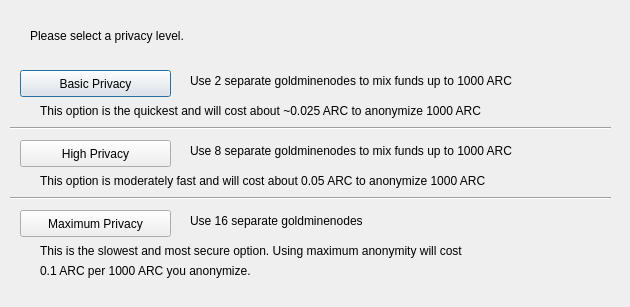
<?xml version="1.0" encoding="UTF-8"?>
<ui version="4.0">
 <class>DarksendConfig</class>
 <widget class="QDialog" name="DarksendConfig">
  <property name="geometry">
   <rect>
    <x>0</x>
    <y>0</y>
    <width>630</width>
    <height>307</height>
   </rect>
  </property>
  <property name="windowTitle">
   <string>Configure PrivateSend</string>
  </property>
  <widget class="QPushButton" name="buttonBasic">
   <property name="geometry">
    <rect>
     <x>20</x>
     <y>70</y>
     <width>151</width>
     <height>27</height>
    </rect>
   </property>
   <property name="text">
    <string>Basic Privacy</string>
   </property>
  </widget>
  <widget class="QPushButton" name="buttonHigh">
   <property name="geometry">
    <rect>
     <x>20</x>
     <y>140</y>
     <width>151</width>
     <height>27</height>
    </rect>
   </property>
   <property name="text">
    <string>High Privacy</string>
   </property>
  </widget>
  <widget class="QPushButton" name="buttonMax">
   <property name="geometry">
    <rect>
     <x>20</x>
     <y>210</y>
     <width>151</width>
     <height>27</height>
    </rect>
   </property>
   <property name="text">
    <string>Maximum Privacy</string>
   </property>
  </widget>
  <widget class="QLabel" name="label">
   <property name="geometry">
    <rect>
     <x>30</x>
     <y>20</y>
     <width>571</width>
     <height>31</height>
    </rect>
   </property>
   <property name="text">
    <string>Please select a privacy level.</string>
   </property>
  </widget>
  <widget class="QLabel" name="label_2">
   <property name="geometry">
    <rect>
     <x>190</x>
     <y>70</y>
     <width>421</width>
     <height>21</height>
    </rect>
   </property>
   <property name="text">
    <string>Use 2 separate goldminenodes to mix funds up to 1000 ARC</string>
   </property>
  </widget>
  <widget class="QLabel" name="label_3">
   <property name="geometry">
    <rect>
     <x>190</x>
     <y>140</y>
     <width>411</width>
     <height>21</height>
    </rect>
   </property>
   <property name="text">
    <string>Use 8 separate goldminenodes to mix funds up to 1000 ARC</string>
   </property>
  </widget>
  <widget class="QLabel" name="label_4">
   <property name="geometry">
    <rect>
     <x>190</x>
     <y>210</y>
     <width>421</width>
     <height>21</height>
    </rect>
   </property>
   <property name="text">
    <string>Use 16 separate goldminenodes</string>
   </property>
  </widget>
  <widget class="QLabel" name="label_6">
   <property name="geometry">
    <rect>
     <x>40</x>
     <y>100</y>
     <width>561</width>
     <height>21</height>
    </rect>
   </property>
   <property name="text">
    <string>This option is the quickest and will cost about ~0.025 ARC to anonymize 1000 ARC</string>
   </property>
  </widget>
  <widget class="QLabel" name="label_7">
   <property name="geometry">
    <rect>
     <x>40</x>
     <y>170</y>
     <width>561</width>
     <height>21</height>
    </rect>
   </property>
   <property name="text">
    <string>This option is moderately fast and will cost about 0.05 ARC to anonymize 1000 ARC</string>
   </property>
  </widget>
  <widget class="QLabel" name="label_8">
   <property name="geometry">
    <rect>
     <x>40</x>
     <y>240</y>
     <width>561</width>
     <height>21</height>
    </rect>
   </property>
   <property name="text">
    <string>This is the slowest and most secure option. Using maximum anonymity will cost</string>
   </property>
  </widget>
  <widget class="QLabel" name="label_9">
   <property name="geometry">
    <rect>
     <x>40</x>
     <y>260</y>
     <width>561</width>
     <height>21</height>
    </rect>
   </property>
   <property name="text">
    <string>0.1 ARC per 1000 ARC you anonymize.</string>
   </property>
  </widget>
  <widget class="Line" name="line">
   <property name="geometry">
    <rect>
     <x>10</x>
     <y>120</y>
     <width>601</width>
     <height>16</height>
    </rect>
   </property>
   <property name="orientation">
    <enum>Qt::Horizontal</enum>
   </property>
  </widget>
  <widget class="Line" name="line_2">
   <property name="geometry">
    <rect>
     <x>10</x>
     <y>190</y>
     <width>601</width>
     <height>16</height>
    </rect>
   </property>
   <property name="orientation">
    <enum>Qt::Horizontal</enum>
   </property>
  </widget>
 </widget>
 <resources/>
 <connections/>
</ui>
